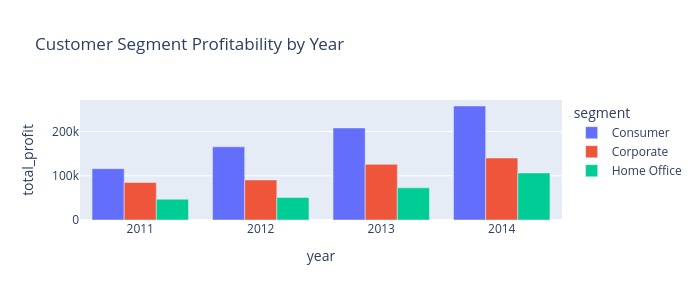

The cell this chart's notebook holds for it:
### Code cell
fig = px.bar(
    segment_year_profit,
    x="year",
    y="total_profit",
    color="segment",
    barmode="group",
    title="Customer Segment Profitability by Year",
    width=700,
    height=300
)
fig.show()

### Figure 1 — Plotly figure (JSON) as saved in the notebook; plotly's stock layout.template omitted (floating-point values rounded to 4 significant figures)
{"data": [{"alignmentgroup": "True", "hovertemplate": "segment=Consumer<br>year=%{x}<br>total_profit=%{y}<extra></extra>", "legendgroup": "Consumer", "marker": {"color": "#636efa", "pattern": {"shape": ""}}, "name": "Consumer", "offsetgroup": "Consumer", "orientation": "v", "showlegend": true, "textposition": "auto", "type": "bar", "x": [2011, 2012, 2013, 2014], "xaxis": "x", "y": [116000.0, 165400.0, 208000.0, 257600.0], "yaxis": "y"}, {"alignmentgroup": "True", "hovertemplate": "segment=Corporate<br>year=%{x}<br>total_profit=%{y}<extra></extra>", "legendgroup": "Corporate", "marker": {"color": "#EF553B", "pattern": {"shape": ""}}, "name": "Corporate", "offsetgroup": "Corporate", "orientation": "v", "showlegend": true, "textposition": "auto", "type": "bar", "x": [2011, 2012, 2013, 2014], "xaxis": "x", "y": [84740.0, 90510.0, 125700.0, 140000.0], "yaxis": "y"}, {"alignmentgroup": "True", "hovertemplate": "segment=Home Office<br>year=%{x}<br>total_profit=%{y}<extra></extra>", "legendgroup": "Home Office", "marker": {"color": "#00cc96", "pattern": {"shape": ""}}, "name": "Home Office", "offsetgroup": "Home Office", "orientation": "v", "showlegend": true, "textposition": "auto", "type": "bar", "x": [2011, 2012, 2013, 2014], "xaxis": "x", "y": [46870.0, 50890.0, 72670.0, 106300.0], "yaxis": "y"}], "layout": {"barmode": "group", "height": 300, "legend": {"title": {"text": "segment"}, "tracegroupgap": 0}, "title": {"text": "Customer Segment Profitability by Year"}, "width": 700, "xaxis": {"anchor": "y", "domain": [0, 1], "title": {"text": "year"}}, "yaxis": {"anchor": "x", "domain": [0, 1], "title": {"text": "total_profit"}}}}
